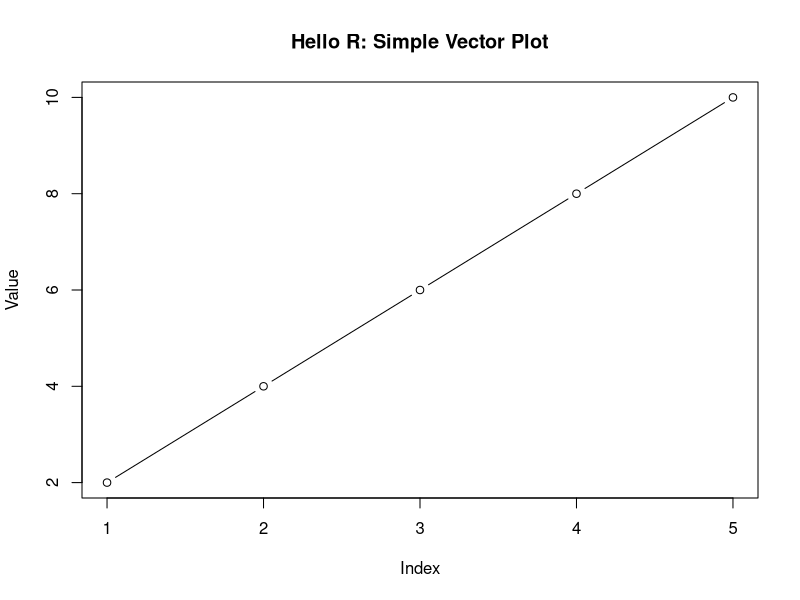

Source code (R):
# 01_hello_r.R
# Purpose: check that R works and that I can run a simple analysis.

# --- Basic objects ---
x <- c(2, 4, 6, 8, 10)

# --- Basic summaries ---
mean_x <- mean(x)
sd_x <- sd(x)

print(paste("Mean:", mean_x))
print(paste("SD:", sd_x))

# --- Simple plot (base R) ---
png("results_hello_r_plot.png", width = 800, height = 500)
plot(x, type = "b", main = "Hello R: Simple Vector Plot", xlab = "Index", ylab = "Value")
dev.off()

print("Saved plot as results_hello_r_plot.png (if running locally).")
